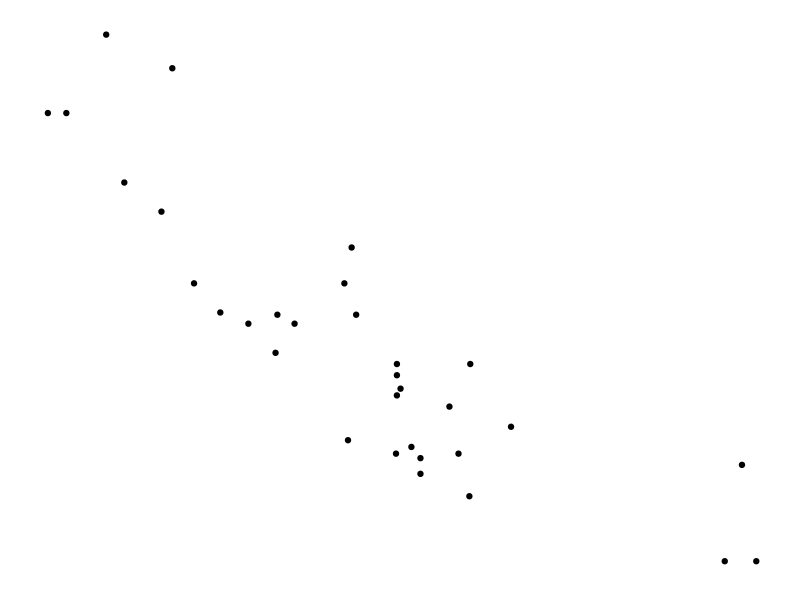
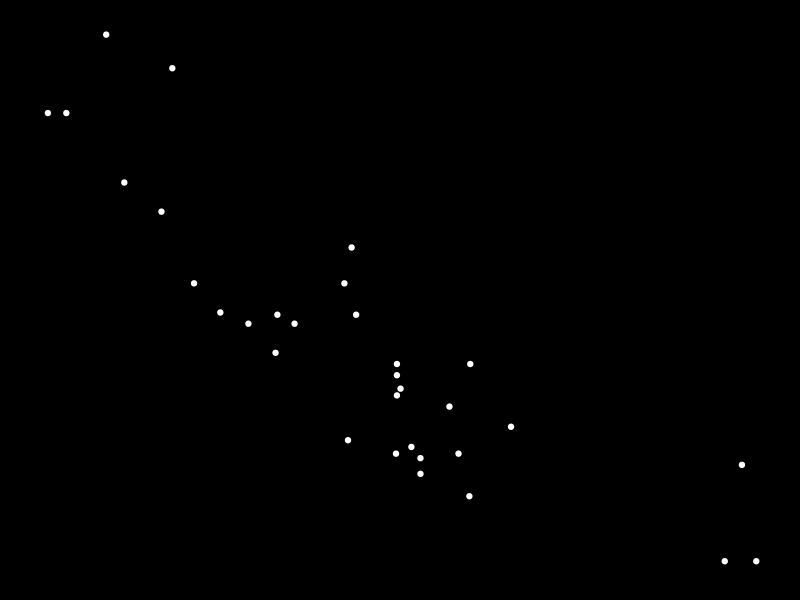

These figures' R source, in order:
library(ggthemes)


### Name: theme_solid
### Title: Theme with nothing other than a background color
### Aliases: theme_solid

### ** Examples

library("ggplot2")

ggplot(mtcars, aes(wt, mpg)) +
 geom_point() +
 theme_solid(fill = "white")

ggplot(mtcars, aes(wt, mpg)) +
  geom_point(color = "white") +
  theme_solid(fill = "black")
